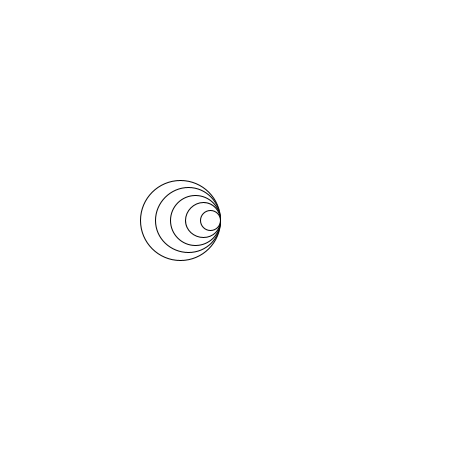
Frame 1 (no input)
Frame 60 (the mouse pressed at the canvas centre just before this capture): identical to frame 1, image omitted
Frame 120 (the mouse held since frame 60 and released just before this capture): identical to frame 1, image omitted

The Processing sketch that drew this single still picture (run headless with seeded random() and noise(); from frame 60 on, the mouse is pressed at the canvas centre):

// Processing sketch: H9Opd6
// ── H9Opd6.pde


void setup(){
  size(450,450);
  
}

void draw(){
  background(255,255,255);
  int circ = 80;
    for(int i = 0; i <5; i++){
      
  ellipse(220 - circ/2, 220, circ, circ);
  circ -= 15;
  }
}
  
